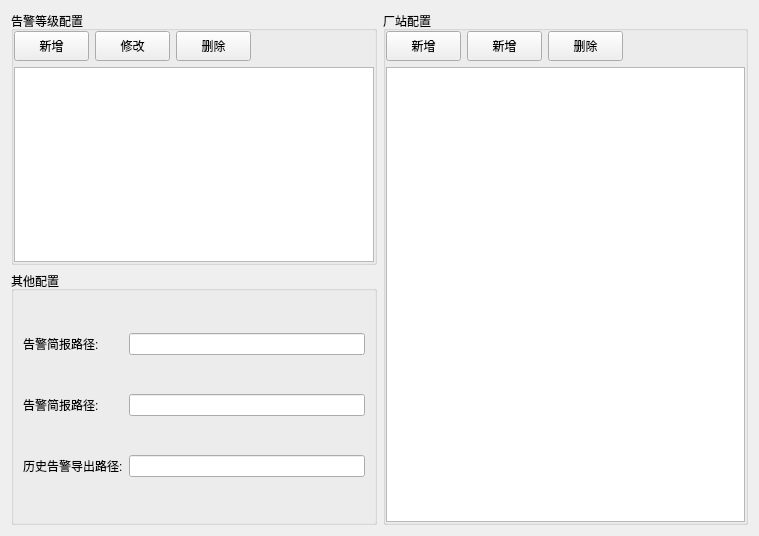
<?xml version="1.0" encoding="UTF-8"?>
<ui version="4.0">
 <class>BaseConfig</class>
 <widget class="QWidget" name="BaseConfig">
  <property name="geometry">
   <rect>
    <x>0</x>
    <y>0</y>
    <width>759</width>
    <height>536</height>
   </rect>
  </property>
  <property name="windowTitle">
   <string>Form</string>
  </property>
  <layout class="QGridLayout" name="gridLayout">
   <item row="0" column="0">
    <widget class="QGroupBox" name="groupBox">
     <property name="sizePolicy">
      <sizepolicy hsizetype="Expanding" vsizetype="Expanding">
       <horstretch>0</horstretch>
       <verstretch>0</verstretch>
      </sizepolicy>
     </property>
     <property name="title">
      <string>告警等级配置</string>
     </property>
     <layout class="QGridLayout" name="gridLayout_4" rowstretch="1,10">
      <property name="leftMargin">
       <number>0</number>
      </property>
      <property name="topMargin">
       <number>0</number>
      </property>
      <property name="rightMargin">
       <number>0</number>
      </property>
      <property name="bottomMargin">
       <number>0</number>
      </property>
      <item row="0" column="0">
       <layout class="QHBoxLayout" name="horizontalLayout" stretch="0,0,0,10">
        <item>
         <widget class="QPushButton" name="btnAddAlarmConfig">
          <property name="sizePolicy">
           <sizepolicy hsizetype="Expanding" vsizetype="MinimumExpanding">
            <horstretch>0</horstretch>
            <verstretch>0</verstretch>
           </sizepolicy>
          </property>
          <property name="minimumSize">
           <size>
            <width>75</width>
            <height>30</height>
           </size>
          </property>
          <property name="maximumSize">
           <size>
            <width>75</width>
            <height>30</height>
           </size>
          </property>
          <property name="styleSheet">
           <string notr="true"/>
          </property>
          <property name="text">
           <string>新增</string>
          </property>
         </widget>
        </item>
        <item>
         <widget class="QPushButton" name="btnModifyAlarmConfig">
          <property name="sizePolicy">
           <sizepolicy hsizetype="Expanding" vsizetype="MinimumExpanding">
            <horstretch>0</horstretch>
            <verstretch>0</verstretch>
           </sizepolicy>
          </property>
          <property name="minimumSize">
           <size>
            <width>75</width>
            <height>30</height>
           </size>
          </property>
          <property name="maximumSize">
           <size>
            <width>75</width>
            <height>30</height>
           </size>
          </property>
          <property name="styleSheet">
           <string notr="true"/>
          </property>
          <property name="text">
           <string>修改</string>
          </property>
         </widget>
        </item>
        <item>
         <widget class="QPushButton" name="btnDeleteAlarmConfig">
          <property name="sizePolicy">
           <sizepolicy hsizetype="Expanding" vsizetype="Expanding">
            <horstretch>0</horstretch>
            <verstretch>0</verstretch>
           </sizepolicy>
          </property>
          <property name="minimumSize">
           <size>
            <width>75</width>
            <height>30</height>
           </size>
          </property>
          <property name="maximumSize">
           <size>
            <width>75</width>
            <height>30</height>
           </size>
          </property>
          <property name="styleSheet">
           <string notr="true"/>
          </property>
          <property name="text">
           <string>删除</string>
          </property>
         </widget>
        </item>
        <item>
         <spacer name="horizontalSpacer">
          <property name="orientation">
           <enum>Qt::Horizontal</enum>
          </property>
          <property name="sizeHint" stdset="0">
           <size>
            <width>40</width>
            <height>20</height>
           </size>
          </property>
         </spacer>
        </item>
       </layout>
      </item>
      <item row="1" column="0">
       <widget class="QTableWidget" name="tableWidget_AlarmConfig"/>
      </item>
     </layout>
    </widget>
   </item>
   <item row="1" column="0">
    <widget class="QGroupBox" name="groupBox_2">
     <property name="sizePolicy">
      <sizepolicy hsizetype="Expanding" vsizetype="Expanding">
       <horstretch>0</horstretch>
       <verstretch>0</verstretch>
      </sizepolicy>
     </property>
     <property name="title">
      <string>其他配置</string>
     </property>
     <layout class="QGridLayout" name="gridLayout_2">
      <item row="0" column="1">
       <widget class="QLineEdit" name="lineEdit_AlarmReportPath"/>
      </item>
      <item row="1" column="1">
       <widget class="QLineEdit" name="lineEdit"/>
      </item>
      <item row="1" column="0">
       <widget class="QLabel" name="label">
        <property name="text">
         <string>告警简报路径:</string>
        </property>
       </widget>
      </item>
      <item row="0" column="0">
       <widget class="QLabel" name="label_2">
        <property name="text">
         <string>告警简报路径:</string>
        </property>
       </widget>
      </item>
      <item row="2" column="0">
       <widget class="QLabel" name="label_3">
        <property name="text">
         <string>历史告警导出路径:</string>
        </property>
       </widget>
      </item>
      <item row="2" column="1">
       <widget class="QLineEdit" name="lineEdit_HistoryAlarmExportPath"/>
      </item>
     </layout>
    </widget>
   </item>
   <item row="0" column="1" rowspan="2">
    <widget class="QGroupBox" name="groupBox_3">
     <property name="sizePolicy">
      <sizepolicy hsizetype="Expanding" vsizetype="Expanding">
       <horstretch>0</horstretch>
       <verstretch>0</verstretch>
      </sizepolicy>
     </property>
     <property name="title">
      <string>厂站配置</string>
     </property>
     <layout class="QGridLayout" name="gridLayout_3" rowstretch="1,20">
      <property name="leftMargin">
       <number>0</number>
      </property>
      <property name="topMargin">
       <number>0</number>
      </property>
      <property name="rightMargin">
       <number>0</number>
      </property>
      <property name="bottomMargin">
       <number>0</number>
      </property>
      <item row="0" column="0">
       <layout class="QHBoxLayout" name="horizontalLayout_2" stretch="0,0,0,10">
        <item>
         <widget class="QPushButton" name="btnAddStationConfig">
          <property name="sizePolicy">
           <sizepolicy hsizetype="Expanding" vsizetype="Expanding">
            <horstretch>0</horstretch>
            <verstretch>0</verstretch>
           </sizepolicy>
          </property>
          <property name="minimumSize">
           <size>
            <width>75</width>
            <height>30</height>
           </size>
          </property>
          <property name="maximumSize">
           <size>
            <width>75</width>
            <height>30</height>
           </size>
          </property>
          <property name="text">
           <string>新增</string>
          </property>
         </widget>
        </item>
        <item>
         <widget class="QPushButton" name="btnModifyStationConfig">
          <property name="sizePolicy">
           <sizepolicy hsizetype="Expanding" vsizetype="Expanding">
            <horstretch>0</horstretch>
            <verstretch>0</verstretch>
           </sizepolicy>
          </property>
          <property name="minimumSize">
           <size>
            <width>75</width>
            <height>30</height>
           </size>
          </property>
          <property name="maximumSize">
           <size>
            <width>75</width>
            <height>30</height>
           </size>
          </property>
          <property name="text">
           <string>新增</string>
          </property>
         </widget>
        </item>
        <item>
         <widget class="QPushButton" name="btnDeleteStationConfig">
          <property name="sizePolicy">
           <sizepolicy hsizetype="Expanding" vsizetype="Expanding">
            <horstretch>0</horstretch>
            <verstretch>0</verstretch>
           </sizepolicy>
          </property>
          <property name="minimumSize">
           <size>
            <width>75</width>
            <height>30</height>
           </size>
          </property>
          <property name="maximumSize">
           <size>
            <width>75</width>
            <height>30</height>
           </size>
          </property>
          <property name="text">
           <string>删除</string>
          </property>
         </widget>
        </item>
        <item>
         <spacer name="horizontalSpacer_2">
          <property name="orientation">
           <enum>Qt::Horizontal</enum>
          </property>
          <property name="sizeHint" stdset="0">
           <size>
            <width>40</width>
            <height>20</height>
           </size>
          </property>
         </spacer>
        </item>
       </layout>
      </item>
      <item row="1" column="0">
       <widget class="QTableWidget" name="tableWidget_2"/>
      </item>
     </layout>
    </widget>
   </item>
  </layout>
 </widget>
 <resources/>
 <connections/>
</ui>
